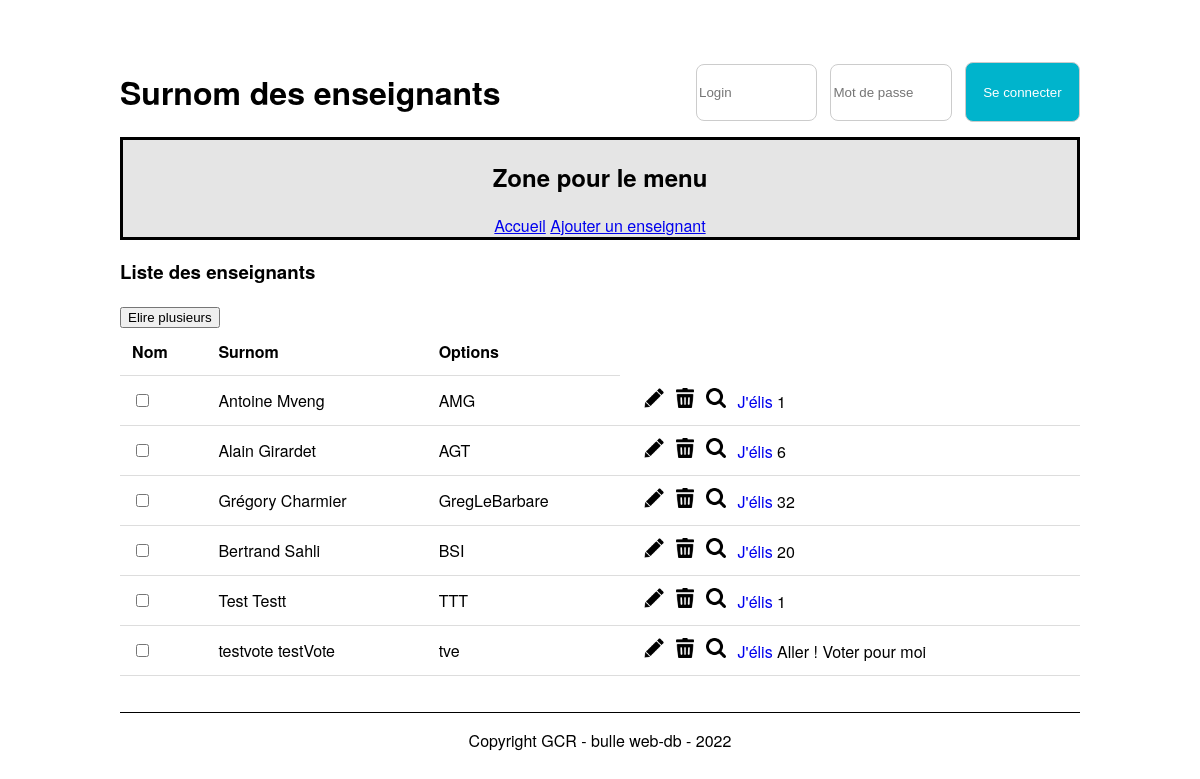
Page /application-surnoms-version-statique-/src/index.php on the committed database.
### tables this page shows
CREATE TABLE `t_teacher` (
  `idTeacher` int NOT NULL,
  `teaFirstname` varchar(50) NOT NULL,
  `teaName` varchar(50) NOT NULL,
  `teaGender` char(1) NOT NULL,
  `teaNickname` varchar(50) NOT NULL,
  `teaOrigine` text NOT NULL,
  `fkSection` int NOT NULL,
  `teaVoice` int DEFAULT NULL
);

### application-surnoms-version-statique-/src/database.php (called while the page is built, shortened)
<?php
 class Database {
    private $connector;
    public function __construct(){
        try{
            $this->connector = new PDO('mysql:host=localhost:6033;dbname=db_nickname;charset=utf8', 'root', 'root');
        }
        catch (PDOException $e)
        {
            die('Erreur :' . $e->getMessage());
        }
    }
    private function querySimpleExecute($query){
        $req = $this->connector->query($query);
        return $req;
    }
    private function formatData($req){
        return $req->fetchALL(PDO::FETCH_ASSOC);
    }
    public function getAllTeachers()
    {
        $query = "SELECT * FROM t_teacher;";
        $req = $this->querySimpleExecute($query);
        $teachers = $this->formatData($req);
        return $teachers;
    }
 }
?>

### application-surnoms-version-statique-/src/index.php (the view, shortened to what this page needs)
<?php
include("Database.php");
$db = new Database();
$teachers = $db->getAllTeachers();
?>
<!DOCTYPE html>
<html lang="fr">
<head>
    <link href="./css/style.css" rel="stylesheet">
</head>
<body>
    <header>
        <div class="container-header">
            <div class="titre-header">
                <h1>Surnom des enseignants</h1>
            </div>
            <div class="login-container">
                <form action="verifyLogin.php" method="post">
                    <input type="text" name="user" id="user" placeholder="Login">
                    <input type="password" name="password" id="password" placeholder="Mot de passe">
                    <button type="submit" class="btn btn-login">Se connecter</button>
                </form>
            </div>
        </div>
        <nav>
            <h2>Zone pour le menu</h2>
            <a href="index.php">Accueil</a>
            <a href="addTeacher.php">Ajouter un enseignant</a>
        </nav>
    </header>
    <div class="container">
        <h3>Liste des enseignants</h3>
        <button type="submit" id="plusieurs">Elire plusieurs</button>
        <form action="#" method="post">
            <table>
                <thead>
                    <tr>
                        <th>Nom</th>
                        <th>Surnom</th>
                        <th>Options</th>
                    </tr>
                </thead>
                <tbody>
                    <?php
                    $html = "";
                    foreach($teachers as $teacher) {
                        $html .= "<tr>";
                        $html .= "<td> <input type=\"checkbox\" id=\"elu\"/>";
                        $html .= "<td>" . $teacher["teaFirstname"] . " " . $teacher["teaName"] . "</td>";
                        $html .= "<td>" . $teacher["teaNickname"] . "</td>";
                        $html .= "<td class=\"containerOptions\">";
                        $html .= "<a href=\"./updateTeacher.php?idTeacher=" .  $teacher["idTeacher"] . "\">";
                        $html .= "<img height=\"20em\" src=\"./img/edit.png\" alt=\"edit\">";
                        $html .= "</a>";
                        $html .= "<a onClick=\"return confirm('Êtes-vous sûr de vouloir supprimer l\'enseignant ?')\" href=\"./deleteTeacher.php?idTeacher=" .  $teacher["idTeacher"] . "\">";
                        $html .= "<img height=\"20em\" src=\"./img/delete.png\" alt=\"delete\">";
                        $html .= "</a>";
                        $html .= "<a href=\"./detailTeacher.php?idTeacher=" .  $teacher["idTeacher"] . "\">";
                        $html .= "<img height=\"20em\" src=\"./img/detail.png\" alt=\"detail\">";
                        $html .= "</a>";
                        $html .= "<a href= \"election.php?idTeacher=" . $teacher["idTeacher"] . "\">J'élis</a>";
                        if($teacher["teaVoice"]> 0)
                        {
                            $html .= " " . $teacher["teaVoice"];
                        }
                        else
                        {
                            $html .= " Aller ! Voter pour moi ";
                        }
                        $html .= "</td>";
                        $html .= "</tr>";
                    }
                    echo $html;
                    ?>
                </tbody>
            </table>
        </form>
    </div>
    <footer>
        <p>Copyright GCR - bulle web-db - 2022</p>
    </footer>
</body>
</html>

### application-surnoms-version-statique-/src/css/style.css (style rules this page uses)
body { font-family: "Helvetica Neue", Helvetica, Arial, sans-serif; margin: auto; width: 80%; }
nav { border: black solid 3px; background-color: #e5e5e5; text-align: center; }
.container { height: 50%; }
footer { border-top: black solid 1px; text-align: center; margin-top: 3vw; }
table { width: 100%; border-collapse: collapse; text-align: left; }
th, td { padding: 1vw; border-bottom: #ddd solid 1px; }
.containerOptions a, .user-head a { text-decoration: none; height: 100%; margin-left: 1vw; }
.container-header { display: flex; justify-content: center; align-items: center; padding-top: 5%; }
.titre-header { width: 60%; height: 100%; }
.login-container { width: 40%; height: 100%; display: flex; justify-content: end; align-items: center; }
.login-container form { display: flex; justify-content: space-between; }
.login-container input, .login-container .btn-login { width: 30%; display: inline-block; border: 1px solid #ccc; border-radius: 8px; }
.login-container input { height: 4em; margin-bottom: auto; margin-top: auto; }
.btn-login { background-color: #00b4cc; }
.btn { text-align: center; color: white; width: 100%; border: none; cursor: pointer; height: 4.5em; border-radius: 8px; }

### rows in the picture
t_teacher: teaFirstname "Antoine", teaName "Mveng", teaNickname "AMG", value "1"
t_teacher: teaFirstname "Alain", teaName "Girardet", teaNickname "AGT", value "6"
t_teacher: teaFirstname "Grégory", teaName "Charmier", teaNickname "GregLeBarbare", value "32"
t_teacher: teaFirstname "Bertrand", teaName "Sahli", teaNickname "BSI", value "20"
t_teacher: teaFirstname "Test", teaName "Testt", teaNickname "TTT", value "1"
t_teacher: teaFirstname "testvote", teaName "testVote", teaNickname "tve", value "Aller ! Voter pour moi"
